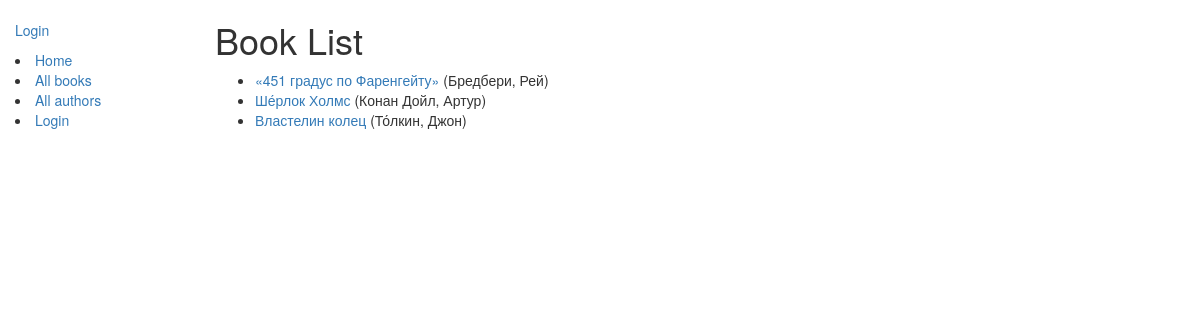
/catalog/books/, run on the app's committed database.
### catalog/models.py (models this page shows, shortened)
class Book(models.Model):
    title = models.CharField(max_length=200)
    author = models.ForeignKey('Author', on_delete=models.SET_NULL, null=True)
    summary = models.TextField(max_length=1000, help_text="Введите краткое описание книги")
    isbn = models.CharField('ISBN', max_length=13, help_text='13 символов <a href="https://www.isbn-international.org/content/what-isbn">номер ISBN</a>')
    genre = models.ManyToManyField(Genre, help_text="Выберите жанр для этой книги")
    def get_absolute_url(self):
        return reverse('book_detail', args=[str(self.id)])

class Author(models.Model):
    first_name = models.CharField(max_length=100)
    last_name = models.CharField(max_length=100)
    date_of_birth = models.DateField(null=True, blank=True)
    date_of_death = models.DateField('Умер', null=True, blank=True)
    def __str__(self):
        return '%s, %s' % (self.last_name, self.first_name)

### catalog/views.py (the view)
# urls.py: path('books/', views.BookListView.as_view(), name='book_list'),  # Перечень книг
class BookListView(generic.ListView):
    model = Book
    template_name = 'catalog/book_list.html'  # Укажите путь к вашему шаблону, если необходимо
    context_object_name = 'book_list'  # Укажите имя контекста, если хотите использовать его в шаблоне

### catalog/templates/catalog/book_list.html (shortened to what this page needs)
{% extends "base_generic.html" %}
{% block content %}
    <h1>Book List</h1>
    {% if book_list %}
    <ul>
      {% for book in book_list %}
      <li>
        <a href="{{ book.get_absolute_url }}">{{ book.title }}</a> ({{book.author}})
      </li>
      {% endfor %}
    </ul>
    {% else %}
      <p>There are no books in the library.</p>
    {% endif %}
{% endblock %}

### data on the page
Book: title "«451 градус по Фаренгейту»", author "Бредбери, Рей"
Book: title "Ше́рлок Холмс", author "Конан Дойл, Артур"
Book: title "Властелин колец", author "То́лкин, Джон"
